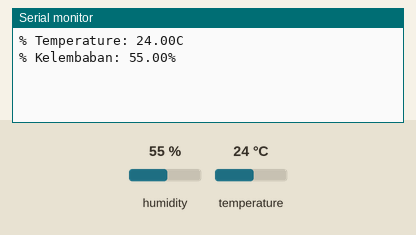
A sketch run on a simulated ESP8266 (NodeMCU). Parts: the last lines printed to the serial monitor. The test bench sets the inputs (shaded band); at power-on: humidity 55 %, temperature 24 °C. WiFi joins after 1.5 s; servers stay silent unless stated.

Above: at 3.0 s.
3.1 s: humidity set to 22 %
At 4.2 s:
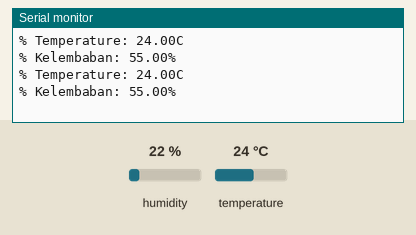
4.6 s: temperature set to 12 °C
At 6.0 s:
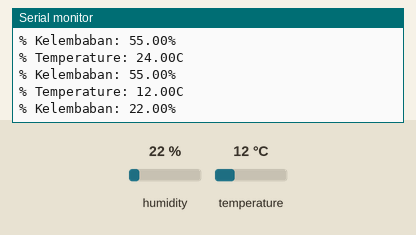
6.1 s: humidity set to 40 %
At 8.4 s:
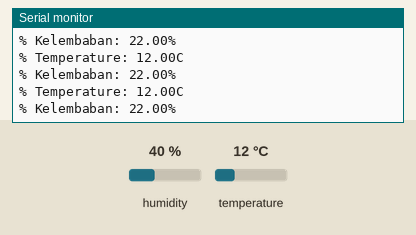
Timing chart, 0 to 9.9 s (numbered marks = the images above; inputs shaded):
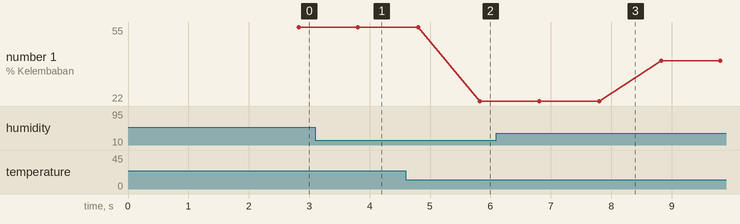

Measured:
- after the input at 4.6 s, the serial monitor: prints a new line after 1.2 s (image 2)
- plotted number 1: 22 → 40 after the input at 6.1 s

The sketch:

IoT_API_Monitoring_suhu_Kelembaban_Kebakaran.ino
```cpp
#define BLYNK_TEMPLATE_ID "TMPL6BXca_AfW"
#define BLYNK_TEMPLATE_NAME "Blynk API"
#define BLYNK_AUTH_TOKEN "UscQqqg9Z_QVsd8Gws-Iu1oUjLGfzzbL"
#include <ESP8266WiFi.h> // include library
#include <BlynkSimpleEsp8266.h> // include library
#include <DHT.h> //Library untuk DHT
#define DHTPIN D3 //deklarasi pin D3 untuk output dari DHT11
#define DHTTYPE DHT11 //Tipe DHT11
DHT dht(DHTPIN, DHTTYPE);
BlynkTimer timer;
char auth[] = "UscQqqg9Z_QVsd8Gws-Iu1oUjLGfzzbL"; //Auth Token
char ssid[] = "MiExtender"; //nama hotspot yang digunakan
char pass[] = "Fafa123vydisfasamson"; //password hotspot yang digunakan
//function untuk pengiriman sensor
void sendSensor()
{
float t = dht.readTemperature(); //pembacaan sensor
float h = dht.readHumidity();
Serial.print("% Temperature: ");
Serial.print(t);
Serial.println("C ");
Serial.print("% Kelembaban: ");
Serial.print(h);
Serial.println("% ");
Blynk.virtualWrite(V2, t); //mengirimkan data temperatur ke Virtual pin VO di Blynk Cloud
Blynk.virtualWrite(V3, h); //mengirimkan data kelemaban ke Virtual pin V1 di Blynk Cloud
}
void setup() {
Serial.begin(115200); //serial monitor menggunakan bautrate 9600
Blynk.begin(auth, ssid, pass); //memulai Blynk
dht.begin(); //mengaktifkan DHT11
timer.setInterval(1000L, sendSensor); //Mengaktifkan timer untuk pengiriman data 1000ms
}
void loop() {
Blynk.run(); //menjalankan blynk
timer.run(); //menjalankan timer
}
```
